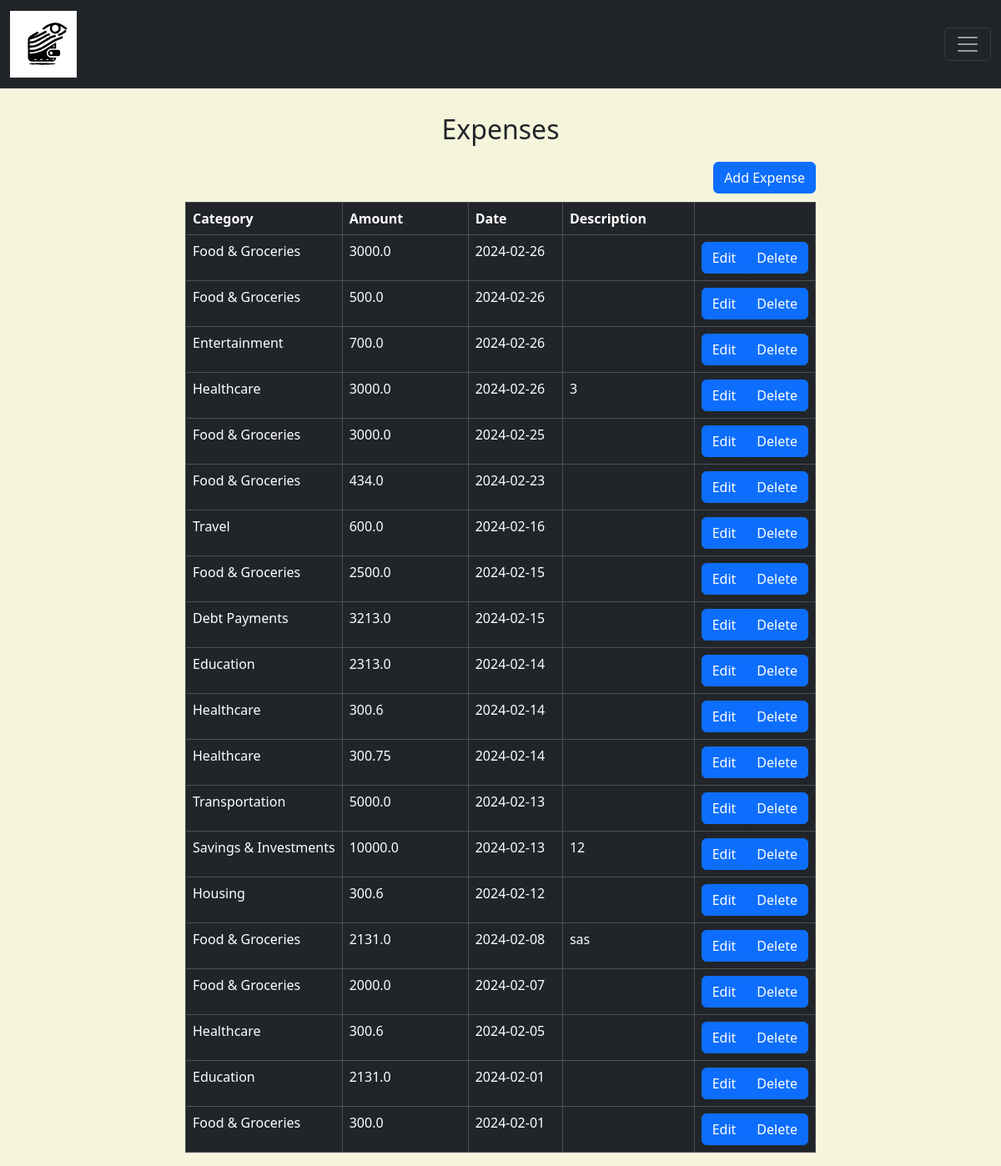
The page /expense (signed in) on the database its author committed.
### tables this page shows
CREATE TABLE expense (
           id INTEGER PRIMARY KEY,
           user_id INTEGER NOT NULL,
           category_id INTEGER NOT NULL, 
           amount REAL NOT NULL, 
           date DATE NOT NULL,
           description TEXT, 
           FOREIGN KEY (user_id) REFERENCES users(id));

CREATE TABLE category (
           id INTEGER PRIMARY KEY, 
           category_name TEXT NOT NULL);

### app.py (the view)
@app.route("/expense")
@login_required
def expense():
    expenses = db.execute("""SELECT expense.id, category_name, amount, date, description FROM expense JOIN category ON expense.category_id = category.id
                           WHERE user_id = ? ORDER BY date DESC;""", session["user_id"])
    category = db.execute("SELECT * FROM category;")
    return render_template("expense.html", expenses=expenses, categories=category)

### helpers.py (called while the page is built)
def login_required(f):
    @wraps(f)
    def decorated_function(*args, **kwargs):
        if session.get("user_id") is None:
            return redirect("/login")
        return f(*args, **kwargs)
    return decorated_function

### templates/expense.html (shortened to what this page needs)
{% extends "layout.html" %}
{% block main %}
<main>
    <h2 class="page-heading">Expenses</h2>
    <button type="button" class="btn btn-primary add-btn" id="add-btn" data-bs-toggle="modal" data-bs-target="#expense_modal">
        Add Expense
    </button>
    <div class="data-table">
        <table class="table table-hover table-dark table-bordered">
            <thead>
                <tr>
                    <th style="width:20%;">Category</th>
                    <th style="width:20%;">Amount</th>
                    <th style="width:15%;">Date</th>
                    <th>Description</th>
                    <th style="width:50px"></th>
                </tr>
            </thead>
            <tbody>
                {% for expense in expenses %}
                    <tr>
                        <td>{{ expense["category_name"] }}</td>
                        <td>{{ expense["amount"] }}</td>
                        <td>{{ expense["date"] }}</td>
                        <td>{{ expense["description"] }}</td>
                        <td>
                            <div class="btn-group" role="group">
                                <button type="button" class="btn btn-primary edit-btn" data-bs-toggle="modal" data-bs-target="#expense_modal">Edit</button>
                                <button type="button" class="btn btn-primary del-btn" data-bs-toggle="modal" data-bs-target="#expense_modal">Delete</button>
                            </div>
                        </td>
                    </tr>
                {% endfor %}
            </tbody>
        </table>
    </div>
</main>
{% endblock %}

### templates/layout.html (shortened to what this page needs)
<!DOCTYPE html lang="en">
<html>
    <head>
        <link href="https://cdn.jsdelivr.net/npm/bootstrap@5.3.2/dist/css/bootstrap.min.css" rel="stylesheet">
        <link rel="stylesheet" href="/static/styles.css">
    </head>
    <body>
        <header>
          <nav class="navbar navbar-dark bg-dark" >
              <div class="container-fluid">
                <a class="navbar-brand" href="/"><img src="/static/images/spendwise.svg" alt="spendwiselogo" style="height:80px;width:auto;background-color: white;"></a>
                <button class="navbar-toggler" type="button" data-bs-toggle="offcanvas" data-bs-target="#offcanvasDarkNavbar" aria-controls="offcanvasDarkNavbar">
                  <span class="navbar-toggler-icon"></span>
                </button>
              </div>
          </nav>
        </header>
        {% block main %}{% endblock %}
    </body>
</html>

### static/styles.css (style rules this page uses)
body { margin: 0; display: flex; flex-direction: column; background-color: #f5f5dc; height: 100vh; }
main { height: calc(100vh - 106px); width: 70%; margin: 0px auto; display: flex; flex-direction: column; align-items: center; }
.data-table { width: 90%; overflow: auto; }
.data-table td { white-space: nowrap; }
.page-heading { margin-top: 30px; margin-bottom: 20px; }
.add-btn { align-self: flex-end; margin-right: 5%; margin-bottom: 10px; }

### rows shown on the page
expense: category_name "Food & Groceries", amount "3000.0", date "2024-02-26"
expense: category_name "Food & Groceries", amount "500.0", date "2024-02-26"
expense: category_name "Entertainment", amount "700.0", date "2024-02-26"
expense: category_name "Healthcare", amount "3000.0", date "2024-02-26", description "3"
expense: category_name "Food & Groceries", amount "3000.0", date "2024-02-25"
expense: category_name "Food & Groceries", amount "434.0", date "2024-02-23"
expense: category_name "Travel", amount "600.0", date "2024-02-16"
expense: category_name "Food & Groceries", amount "2500.0", date "2024-02-15"
expense: category_name "Debt Payments", amount "3213.0", date "2024-02-15"
expense: category_name "Education", amount "2313.0", date "2024-02-14"
expense: category_name "Healthcare", amount "300.6", date "2024-02-14"
expense: category_name "Healthcare", amount "300.75", date "2024-02-14"
expense: category_name "Transportation", amount "5000.0", date "2024-02-13"
expense: category_name "Savings & Investments", amount "10000.0", date "2024-02-13", description "12"
expense: category_name "Housing", amount "300.6", date "2024-02-12"
expense: category_name "Food & Groceries", amount "2131.0", date "2024-02-08", description "sas"
expense: category_name "Food & Groceries", amount "2000.0", date "2024-02-07"
expense: category_name "Healthcare", amount "300.6", date "2024-02-05"
expense: category_name "Education", amount "2131.0", date "2024-02-01"
expense: category_name "Food & Groceries", amount "300.0", date "2024-02-01"
